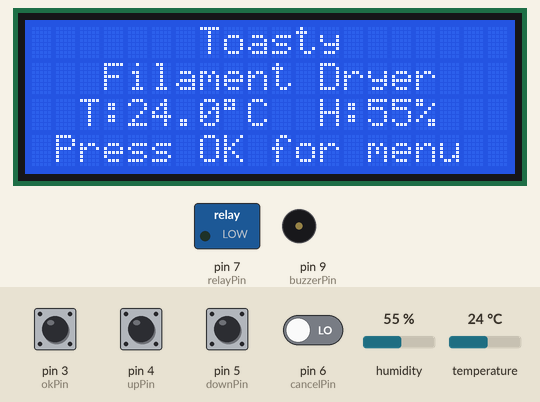
This sketch was run on a simulated Arduino Uno, built with avr-gcc and run on an emulated ATmega328P. Parts: 20×4 character LCD, switched loads named in the sketch (green lamp = pin HIGH), buzzer (waves = sounding, pin HIGH). Inputs (shaded band) come from the test bench; at power-on: pin 3 (okPin), pin 4 (upPin), pin 5 (downPin), pin 6 (cancelPin) LOW, humidity 55 %, temperature 24 °C. What the sketch prints to the serial monitor is not drawn.

Above: at 3.8 s.
3.9 s: pin 3 (okPin) pulled HIGH for 1 s
At 6.2 s:
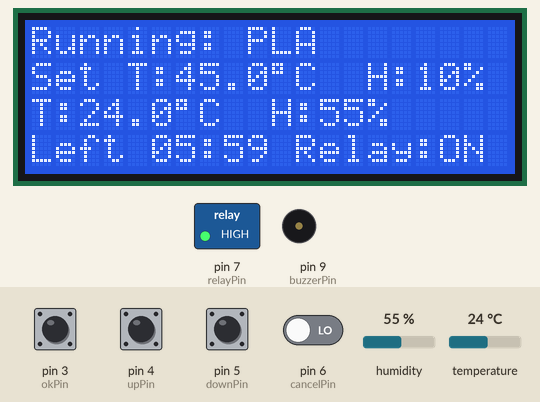
6.4 s: pin 6 (cancelPin) driven HIGH
At 7.5 s:
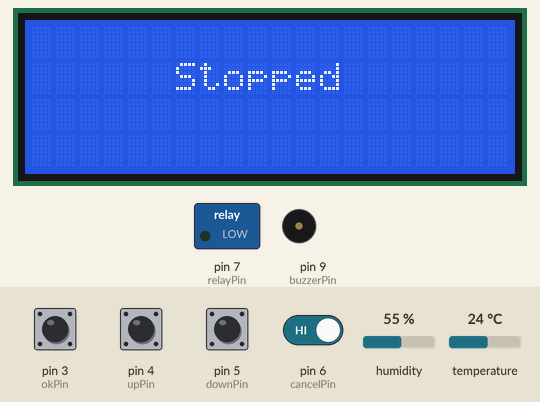
8.3 s: pin 3 (okPin) pulled HIGH for 0.15 s
At 8.54 s:
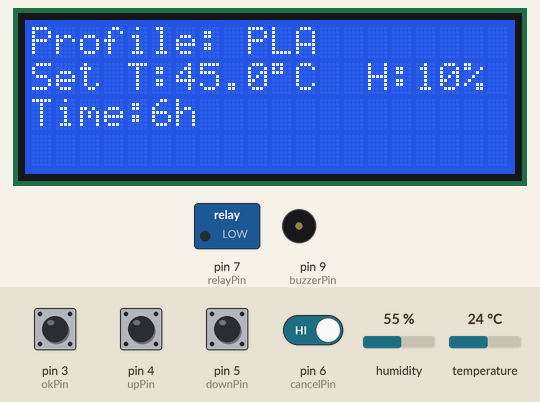
9.0 s: humidity set to 22 %
At 10.5 s:
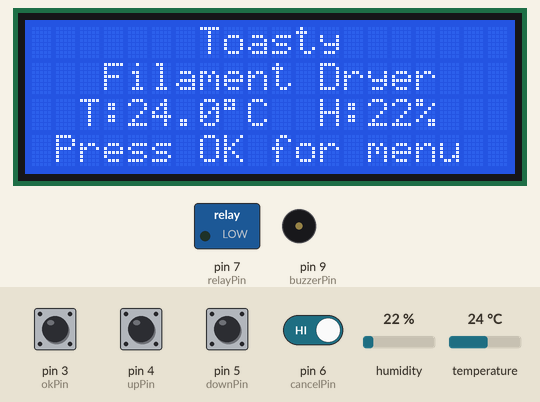
11.5 s: temperature set to 12 °C
At 12.8 s:
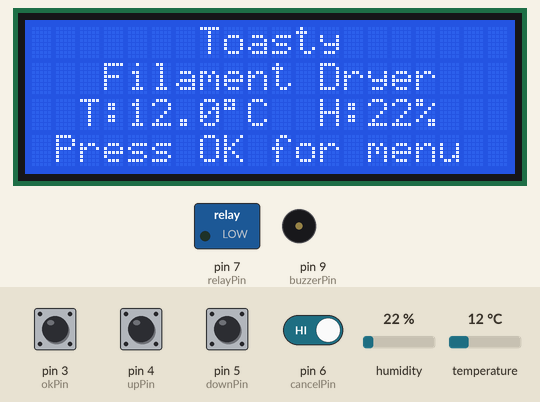
13.1 s: humidity set to 40 %
At 13.9 s:
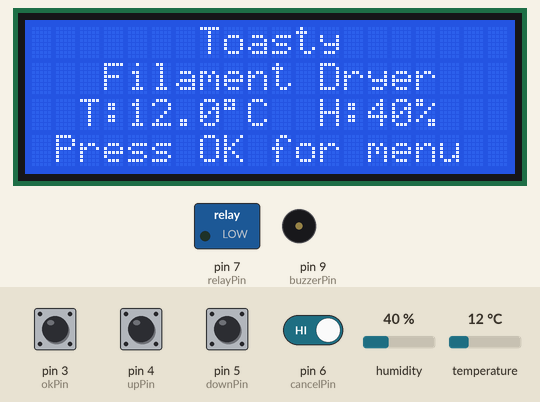
Timing chart, 0 to 15.7 s (numbered marks = the images above; inputs shaded):
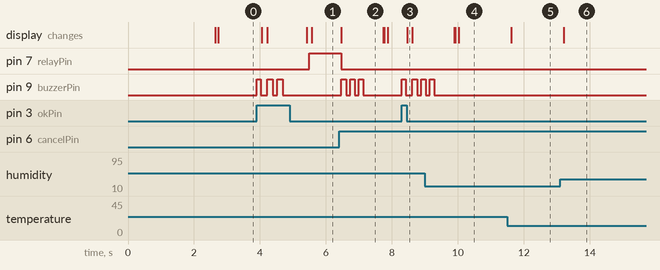

Measured:
- after the input at 3.9 s, pin 7 (relayPin): LOW → HIGH after 1.6 s; pin 9 (buzzerPin): alternates HIGH for 0.16 s and LOW for 0.17 s, 6 changes in all, then stays LOW, starting at once; the display: first changes after 0.16 s (image 1 shows a later state)
- after the input at 6.4 s, pin 7 (relayPin): HIGH → LOW after 0.06 s; pin 9 (buzzerPin): alternates HIGH for 0.14 s and LOW for 0.12 s, 6 changes in all, then stays LOW, starting after 0.07 s; the display: changes after 0.07 s (image 2)
- after the input at 8.3 s, pin 9 (buzzerPin): goes HIGH 0.12 s, LOW 0.20 s, HIGH 0.14 s, LOW 0.12 s, then HIGH, starting at once; the display: changes after 0.16 s (image 3)
- after the input at 11.5 s, the display: changes after 0.12 s (image 5)
- after the input at 13.1 s, the display: changes after 0.11 s (image 6)
- what the display in image 2 shows lasts 1.2 s, from 6.5 s to 7.7 s

The sketch:

main.ino
```cpp
#include <Wire.h>
#include <Adafruit_AHTX0.h>
#include <LiquidCrystal_I2C.h>

/*
  mapping the hardware here so future-you knows where to poke:
  - 20x4 I2C LCD @ 0x27
  - AHT21 (Adafruit AHTX0 lib) @ 0x38
  - Four buttons with EXTERNAL pull-downs (pressed = HIGH): OK/UP/DOWN/CANCEL
  - Relay (active-HIGH) to drive heater/blower
  - Buzzer for UI/error beeps
*/

// button pins
const int okPin = 3;
const int upPin = 4;
const int downPin = 5;
const int cancelPin = 6;

// relay and buzzer pins
const int relayPin = 7;  // active-HIGH
const int buzzerPin = 9;

// store button states (pressed = HIGH because of external pull-downs)
int cancelState = 0;
int upState = 0;
int downState = 0;
int okState = 0;

// relay and mode states
bool relayState = false;  // true means relay ON (HIGH)
bool holdMode = false;    // becomes true once user timer is up (no hard cutoff)

// menu/profile selection
int selectedProfile = 1;  // currently highlighted profile in menu
int activeProfile = 0;    // currently running profile (0 = none)

// flags to avoid redrawing LCD headers too often
bool runHeaderDrawn = false;
bool homeHeaderDrawn = false;

// sensor and LCD objects
Adafruit_AHTX0 aht;                  // AHT21 sensor
LiquidCrystal_I2C lcd(0x27, 20, 4);  // 20x4 LCD at addr 0x27

// profile parameters (overwritten by loadProfile)
float setTemp = 35.0;  // target temperature (°C)
float setHum = 20.0;   // target humidity (%RH)

// separate hysteresis bands so temp and humidity don’t fight each other
float tempHys = 1.0;  // °C band to avoid chatter
float humHys = 3.0;   // %RH band to avoid chatter

// runtime control (user-visible timer; not a hard cutoff)
unsigned long maxRunTime = 6UL * 60UL * 60UL * 1000UL;  // default 6 hours
unsigned long startTime = 0;

// tiny, simple beep helper (kept everywhere except relay ON/OFF)
void beep(unsigned int durationMs = 120, unsigned int repeat = 1, unsigned int gapMs = 90) {
  for (unsigned int i = 0; i < repeat; i++) {
    digitalWrite(buzzerPin, HIGH);
    delay(durationMs);
    digitalWrite(buzzerPin, LOW);
    if (i < repeat - 1) delay(gapMs);
  }
}

// map profile ID -> filament name
const char* profileName(int id) {
  if (id == 1) return "PLA";
  if (id == 2) return "PETG/CPE/PCTG";
  if (id == 3) return "ABS";
  if (id == 4) return "ASA";
  if (id == 5) return "TPU";
  if (id == 6) return "Nylon";
  if (id == 7) return "Polycarbonate";
  if (id == 8) return "PP";
  return "Unknown";
}

// load profile parameters for selected filament
void loadProfile(int id) {
  if (id == 1) {
    setTemp = 45;
    setHum = 10;
    maxRunTime = 6UL * 60 * 60 * 1000UL;
  }  // PLA typical limit ~45C
  if (id == 2) {
    setTemp = 68;
    setHum = 10;
    maxRunTime = 5UL * 60 * 60 * 1000UL;
  }
  if (id == 3) {
    setTemp = 75;
    setHum = 10;
    maxRunTime = 3UL * 60 * 60 * 1000UL;
  }
  if (id == 4) {
    setTemp = 75;
    setHum = 10;
    maxRunTime = 3UL * 60 * 60 * 1000UL;
  }
  if (id == 5) {
    setTemp = 52;
    setHum = 10;
    maxRunTime = 7UL * 60 * 60 * 1000UL;
  }
  if (id == 6) {
    setTemp = 80;
    setHum = 5;
    maxRunTime = 12UL * 60 * 60 * 1000UL;
  }
  if (id == 7) {
    setTemp = 95;
    setHum = 5;
    maxRunTime = 5UL * 60 * 60 * 1000UL;
  }
  if (id == 8) {
    setTemp = 65;
    setHum = 10;
    maxRunTime = 5UL * 60 * 60 * 1000UL;
  }
}

// one-time sensor check — in setup()
void checkSensorOnceOrDie() {
  if (!aht.begin()) {
    Serial.println("ERROR: AHT21 not found at 0x38");
    lcd.clear();
    lcd.setCursor(7, 0);
    lcd.print("ERROR:");
    lcd.setCursor(2, 1);
    lcd.print("AHT21 not found");
    while (1) {                     // lock out
      digitalWrite(relayPin, LOW);  // be safe
      beep(300, 1, 0);
      delay(300);
    }
  }
}

// --- LCD display helpers ---

void showHomeHeader() {
  lcd.clear();
  lcd.setCursor(7, 0);
  lcd.print("Toasty");
  lcd.setCursor(3, 1);
  lcd.print("Filament Dryer");
  lcd.setCursor(1, 3);
  lcd.print("Press OK for menu");
}

void showHomeTH() {
  sensors_event_t humEvt, tmpEvt;
  aht.getEvent(&humEvt, &tmpEvt);
  float t = tmpEvt.temperature;
  float h = humEvt.relative_humidity;
  lcd.setCursor(2, 2);
  lcd.print("T:");
  lcd.print(t, 1);
  lcd.print((char)223);
  lcd.print("C  ");
  lcd.print("H:");
  lcd.print(h, 0);
  lcd.print("%  ");
}

void showProfile(int id) {
  loadProfile(id);
  lcd.clear();
  lcd.setCursor(0, 0);
  lcd.print("Profile: ");
  lcd.print(profileName(id));
  lcd.setCursor(0, 1);
  lcd.print("Set T:");
  lcd.print(setTemp, 1);
  lcd.print((char)223);
  lcd.print("C");
  lcd.setCursor(14, 1);
  lcd.print("H:");
  lcd.print(setHum, 0);
  lcd.print("%");
  lcd.setCursor(0, 2);
  lcd.print("Time:");
  lcd.print(maxRunTime / 3600000UL);
  lcd.print("h");
}

void showRunHeader(int id) {
  loadProfile(id);
  lcd.clear();
  lcd.setCursor(0, 0);
  lcd.print("Running: ");
  lcd.print(profileName(id));
  lcd.setCursor(0, 1);
  lcd.print("Set T:");
  lcd.print(setTemp, 1);
  lcd.print((char)223);
  lcd.print("C");
  lcd.setCursor(14, 1);
  lcd.print("H:");
  lcd.print(setHum, 0);
  lcd.print("%");
}

void showTempHumRow(float currentT, float currentH, bool relayIsOn, unsigned long remainingMs) {
  unsigned long hh = remainingMs / 3600000UL;
  unsigned long mm = (remainingMs % 3600000UL) / 60000UL;

  lcd.setCursor(0, 2);
  lcd.print("T:");
  lcd.print(currentT, 1);
  lcd.print((char)223);
  lcd.print("C  ");
  lcd.print("H:");
  lcd.print(currentH, 0);
  lcd.print("%   ");

  lcd.setCursor(0, 3);
  lcd.print("Left ");
  if (hh < 10) lcd.print("0");
  lcd.print(hh);
  lcd.print(":");
  if (mm < 10) lcd.print("0");
  lcd.print(mm);
  lcd.print(" Relay:");
  lcd.print(relayIsOn ? "ON " : "OFF");
}

// run active drying profile
void runProfile(int id) {
  if (!runHeaderDrawn) {
    showRunHeader(id);
    runHeaderDrawn = true;
  }

  // read sensor (no re-begin here)
  sensors_event_t humEvt, tmpEvt;
  aht.getEvent(&humEvt, &tmpEvt);
  float t = tmpEvt.temperature;
  float h = humEvt.relative_humidity;

  if (isnan(t) || isnan(h)) {
    Serial.println("Sensor reading invalid -> forcing relay OFF.");
    digitalWrite(relayPin, LOW);
    relayState = false;
    lcd.setCursor(0, 3);
    lcd.print("Sensor ERR           ");
    beep(400);
    delay(400);
    return;
  }

  Serial.print("Temperature: ");
  Serial.print(t);
  Serial.println(" C");
  Serial.print("Humidity: ");
  Serial.print(h);
  Serial.println(" %RH");


  // --------- SIMPLE, SEPARATE HYSTERESIS CONTROL ----------
  // Relay OFF if: (t >= setTemp)  OR  (h <= setHum)          // safety-first
  // Relay ON  if: (t <= setTemp - tempHys) AND (h >= setHum + humHys)

  if ((t >= setTemp) || (h <= setHum)) {
    relayState = false;
    digitalWrite(relayPin, LOW);  // active-HIGH -> LOW = OFF
    Serial.println("Relay OFF (temp >= setpoint OR humidity <= target)");
  } else if ((t <= (setTemp - tempHys)) && (h >= (setHum + humHys))) {
    relayState = true;
    digitalWrite(relayPin, HIGH);  // active-HIGH -> HIGH = ON
    Serial.println("Relay ON (temp below band AND humidity above band)");
  }


  unsigned long elapsed = millis() - startTime;
  unsigned long remaining = (elapsed >= maxRunTime) ? 0UL : (maxRunTime - elapsed);

  showTempHumRow(t, h, relayState, remaining);

  // user-visible timer only (don’t kill relay); just enter HOLD once
  bool done = (elapsed >= maxRunTime);
  if (done && !holdMode) {
    holdMode = true;
    lcd.setCursor(0, 0);
    lcd.print("Done (Hold): ");
    lcd.print(profileName(id));
    beep(150, 2, 120);  // beep unique
    Serial.println("Profile timer done -> HOLD (relay continues as needed)");
  }
}

// home screen handler
void showHome() {
  static unsigned long lastRefresh = 0;
  const unsigned long REFRESH_MS = 1500;
  if (!homeHeaderDrawn) {
    showHomeHeader();
    homeHeaderDrawn = true;
  }
  if ((millis() - lastRefresh) >= REFRESH_MS) {
    showHomeTH();
    lastRefresh = millis();
  }
}

void setup() {
  Serial.begin(9600);
  lcd.init();
  lcd.backlight();
  lcd.clear();

  pinMode(relayPin, OUTPUT);
  pinMode(buzzerPin, OUTPUT);

  //  all button pins are external-pull down
  pinMode(cancelPin, INPUT);
  pinMode(upPin, INPUT);
  pinMode(downPin, INPUT);
  pinMode(okPin, INPUT);

  digitalWrite(relayPin, LOW);  // make sure heater is OFF on boot
  digitalWrite(buzzerPin, LOW);

  checkSensorOnceOrDie();  // init sensor once, fail-fast if missing

  Serial.println("AHT21 initialized successfully.");
  Serial.println("Toasty - Filament Dryer");

  lcd.setCursor(7, 0);
  lcd.print("Toasty");
  lcd.setCursor(3, 1);
  lcd.print("Filament Dryer");
  lcd.setCursor(4, 3);
  lcd.print("Initializing...");
  delay(2500);

  lcd.clear();
  startTime = millis();
  homeHeaderDrawn = false;
}

void loop() {
  // read button states (pressed = HIGH with external pull-downs)
  cancelState = digitalRead(cancelPin);
  upState = digitalRead(upPin);
  downState = digitalRead(downPin);
  okState = digitalRead(okPin);

  // home screen when nothing is running
  if (activeProfile == 0) {
    showHome();
    digitalWrite(relayPin, LOW);  // idle-safe
  }

  // enter menu
  if (activeProfile == 0 && okState == HIGH) {
    beep();
    showProfile(selectedProfile);
    digitalWrite(relayPin, LOW);
    delay(150);  // small debounce/UX delay

    // stay in menu until CANCEL is pressed or OK starts the run
    while (digitalRead(cancelPin) == LOW) {
      upState = digitalRead(upPin);
      downState = digitalRead(downPin);
      okState = digitalRead(okPin);

      if (downState == HIGH) {
        selectedProfile++;
        if (selectedProfile > 8) selectedProfile = 1;
        beep(80);
        showProfile(selectedProfile);
        delay(150);
      }

      if (upState == HIGH) {
        selectedProfile--;
        if (selectedProfile < 1) selectedProfile = 8;
        beep(80);
        showProfile(selectedProfile);
        delay(150);
      }

      if (okState == HIGH) {
        activeProfile = selectedProfile;
        startTime = millis();
        holdMode = false;
        runHeaderDrawn = false;
        lcd.clear();
        lcd.setCursor(0, 0);
        lcd.print("Starting: ");
        lcd.print(profileName(activeProfile));
        beep(160, 2, 140);
        delay(700);
        break;
      }
      delay(10);  // tiny poll delay
    }

    // if user CANCELLED out of menu
    cancelState = digitalRead(cancelPin);
    if (activeProfile == 0 && cancelState == HIGH) {
      relayState = false;
      digitalWrite(relayPin, LOW);
      runHeaderDrawn = false;
      homeHeaderDrawn = false;
      lcd.clear();
      lcd.setCursor(5, 1);
      lcd.print("Exit Menu");
      beep(140, 3, 120);
      delay(600);
      lcd.clear();
    }
  }

  // if a profile is running, control the dryer
  if (activeProfile > 0) {
    runProfile(activeProfile);

    // allow user to stop anytime
    cancelState = digitalRead(cancelPin);
    if (cancelState == HIGH) {
      relayState = false;
      digitalWrite(relayPin, LOW);
      activeProfile = 0;
      holdMode = false;
      runHeaderDrawn = false;
      homeHeaderDrawn = false;
      lcd.clear();
      lcd.setCursor(6, 1);
      lcd.print("Stopped");
      beep(140, 3, 120);
      delay(600);
      lcd.clear();
    }
  }
}
```
